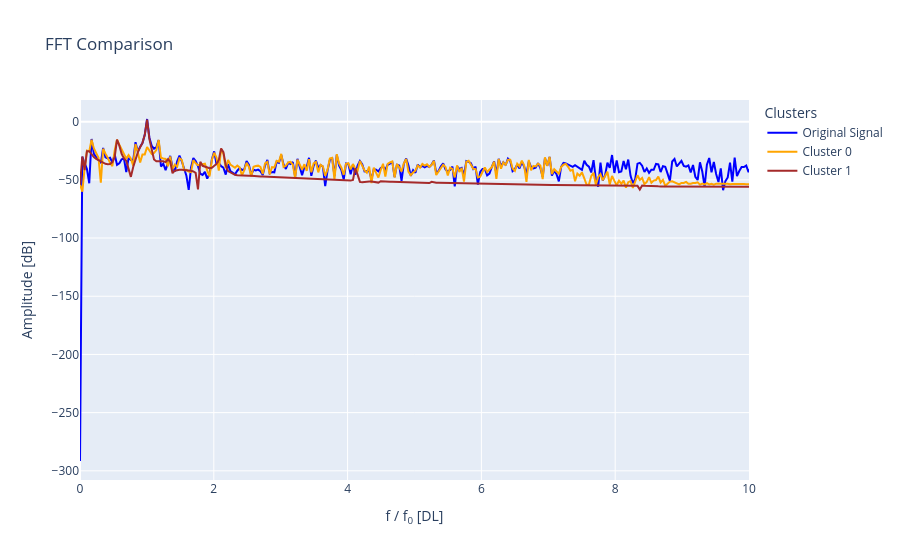
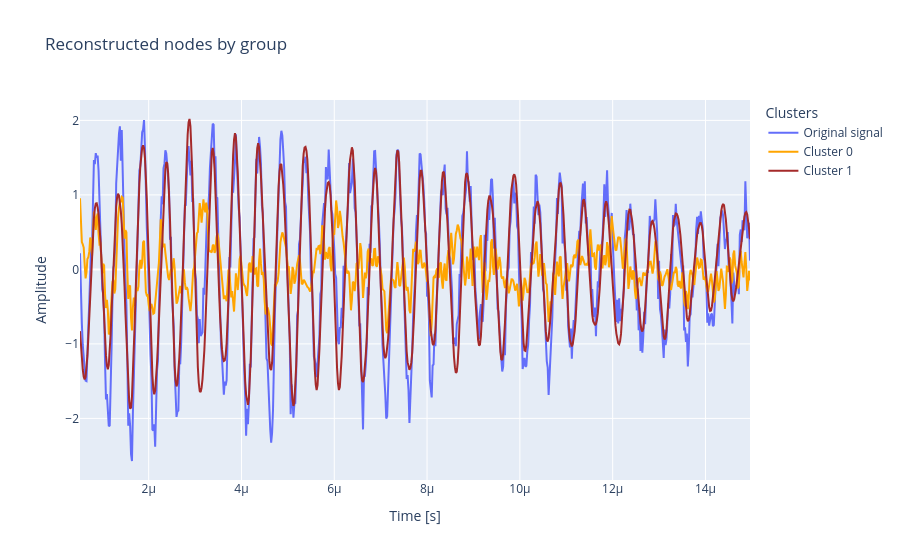

Notebook code cell kept with these figures, in order:
### Code cell
# Set clusters to None to plot all of them, otherwise, plot a list of int
fig = plot.plot_fft_by_group(
    tr_obj, labels, no_clusters, sampling_rate,
    clusters=None, xlim=10, fundamental_freq=frequency,
    freq_threshold=freq_threshold
)

fig = plot.plot_reconstructions_by_group(tr_obj, labels, no_clusters, t_plot, freq_threshold)

### Figure 1 — Plotly figure (JSON) as saved in the notebook; plotly's stock layout.template omitted (floating-point values rounded to 4 significant figures; data arrays with more than 128 entries replaced by an {"elided": "..."} marker saying what was removed)
{"data": [{"line": {"color": "blue"}, "mode": "lines", "name": "Original Signal", "type": "scatter", "x": {"elided": "361 float values"}, "y": {"elided": "361 float values"}}, {"line": {"color": "orange"}, "mode": "lines", "name": "Cluster 0", "type": "scatter", "x": {"elided": "361 float values"}, "y": {"elided": "361 float values"}}, {"line": {"color": "brown"}, "mode": "lines", "name": "Cluster 1", "type": "scatter", "x": {"elided": "361 float values"}, "y": {"elided": "361 float values"}}], "layout": {"legend": {"title": {"text": "Clusters"}}, "title": {"text": "FFT Comparison"}, "xaxis": {"range": [0, 10], "title": {"text": "f / f<sub>0</sub> [DL]"}}, "yaxis": {"title": {"text": "Amplitude [dB]"}}}}

### Figure 2 — Plotly figure (JSON) as saved in the notebook; plotly's stock layout.template omitted (floating-point values rounded to 4 significant figures; data arrays with more than 128 entries replaced by an {"elided": "..."} marker saying what was removed)
{"data": [{"mode": "lines", "name": "Original signal", "type": "scatter", "x": {"elided": "723 float values"}, "y": {"elided": "723 float values"}}, {"line": {"color": "orange"}, "mode": "lines", "name": "Cluster 0", "type": "scatter", "x": {"elided": "723 float values"}, "y": {"elided": "723 float values"}}, {"line": {"color": "brown"}, "mode": "lines", "name": "Cluster 1", "type": "scatter", "x": {"elided": "723 float values"}, "y": {"elided": "723 float values"}}], "layout": {"legend": {"title": {"text": "Clusters"}}, "title": {"text": "Reconstructed nodes by group"}, "xaxis": {"title": {"text": "Time [s]"}}, "yaxis": {"title": {"text": "Amplitude"}}}}
